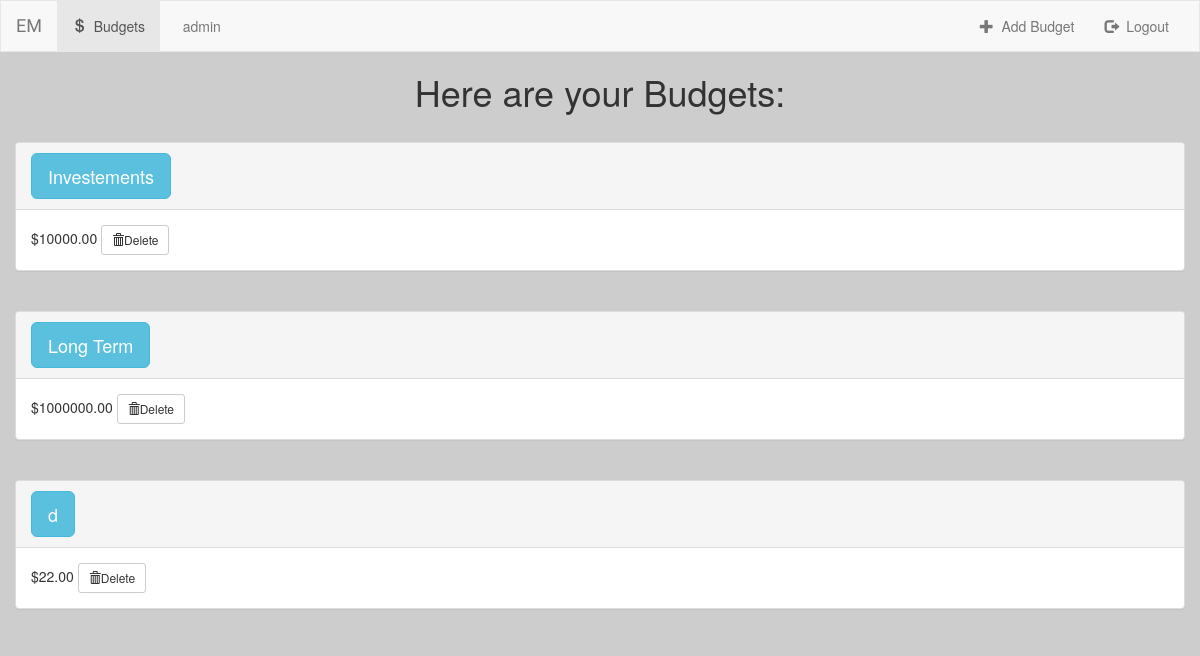
The app's page / (signed in), older data.
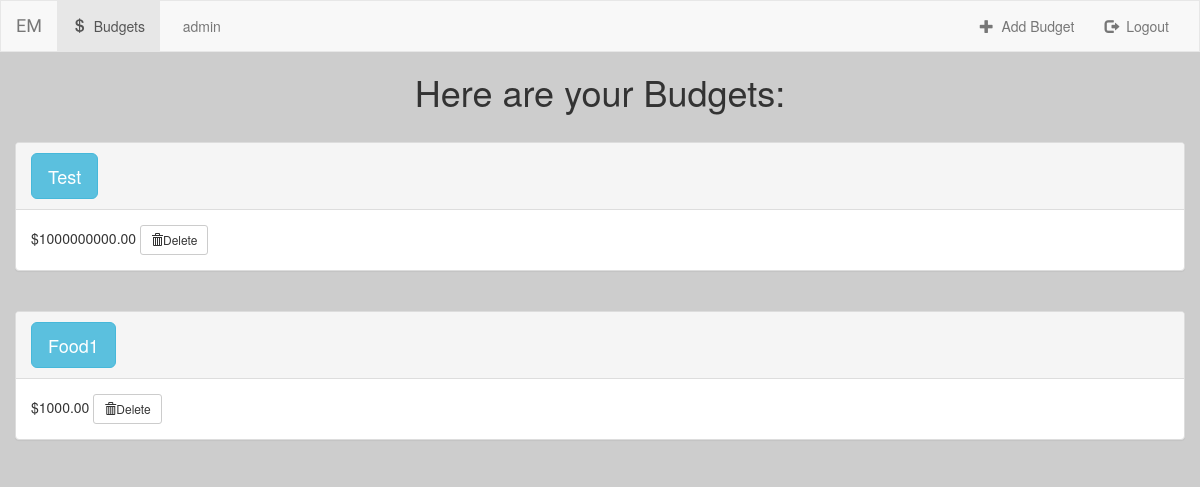
The same page, newer data.
### manager/models.py (models this page shows, shortened)
class Budget(models.Model):
    user = models.ForeignKey(User, default=1)
    budget_title = models.CharField(max_length=50)
    budget_total = models.DecimalField(max_digits=17,decimal_places=2) #Must be >0, up to 1 quadrillion dollars

### manager/views.py (the view)
# urls.py: url(r'^$', views.index, name='index'),
@login_required
def index(request):
    user = request.user
    budgets = Budget.objects.filter(user=user)
    return render(request, 'manager/index.html', {'budgets':budgets,'user':user})

### manager/templates/manager/index.html (shortened to what this page needs)
{% extends 'manager/header.html' %}
{% block user %}
<ul class="nav navbar-nav">
  <li class="">
    <a href="">
      {{user.username}}
    </a>
  </li>
</ul>
{% endblock %}
{% block section %}
<li class="">
  <a href="{% url 'manager:budget_create' %}">
    <span class="glyphicon glyphicon-plus" aria-hidden="true"></span>&nbsp;
    Add Budget
  </a>
</li>
<li class="">
  <a href="{% url 'manager:logout' %}">
    <span class="glyphicon glyphicon-log-out" aria-hidden="true"></span>&nbsp;
    Logout
  </a>
</li>
{% endblock %}
{% block body %}
{% if budgets %}
<h1><center>Here are your Budgets: </center></h1><br>
  {% for budget in budgets %}
  <div class="container">
    <div class="row">
      <div class="col-8">
        <a href = "{% url 'manager:detail' budget.pk %}">
          <div class="panel panel-default">
            <div class="panel-heading">
              <a href="{% url 'manager:detail' budget.pk %}" class="btn btn-info btn-lg">
                {{budget.budget_title}}
              </a>
            </div>
            <div class="panel-body" id="amount_of_money">
                ${{budget.budget_total}}
              <a href="{% url 'manager:budget-delete' budget.pk %}" class="btn btn-default btn-sm">
                <span class="glyphicon glyphicon-trash"></span>Delete
              </a>
            </div>
          </div>
        </a>
      </div>
    </div>
  </div>
  <br>
  {% endfor %}
{% else %}
  <h3>You Dont have any budgets</h3>
{% endif %}
{% endblock %}

### manager/templates/manager/header.html (shortened to what this page needs)
<!DOCTYPE html>
<html lang="en">
  <head>
    {% load staticfiles %}
    <link rel="stylesheet" href="https://maxcdn.bootstrapcdn.com/bootstrap/3.3.7/css/bootstrap.min.css">
    <link rel = "stylesheet" type="text/css" href = "{% static 'manager/style.css' %}" />
  </head>
  <body>
    <nav class="navbar navbar-default">
      <div class="container-fluid">
        <div class="navbar-header">
          <a class="navbar-brand" href="{% url 'manager:index' %}">EM</a>
        </div>
        <div class="collapse navbar-collapse" id ="topNavBar">
          <ul class="nav navbar-nav">
            <li class="active">
              <a href="{% url 'manager:index' %}">
                <span class="glyphicon glyphicon-usd" aria-hidden="true"></span>&nbsp;
                Budgets
              </a>
            </li>
          </ul>
          {% block user %}
          {% endblock %}
          <ul class="nav navbar-nav navbar-right">
            {% block section %}
            {% endblock %}
          </ul>
        </div>
      </div>
    </nav>
{% block body %}
{% endblock %}
  </body>
</html>

### manager/static/manager/style.css (style rules this page uses)
body { background-color: #cdcdcd; }
.navbar { border-radius:0; }
.navbar-brand { font-family: 'Comfortaa' , cursive; }
.panel-heading { border-radius: 100 }

Row changes from the older to the newer data that the page shows:
removed Budget: budget_title "Investements", budget_total "10000.00"
removed Budget: budget_title "Long Term", budget_total "1000000.00"
removed Budget: budget_title "d", budget_total "22.00"
added Budget: budget_title "Test", budget_total "1000000000.00"
added Budget: budget_title "Food1", budget_total "1000.00"
